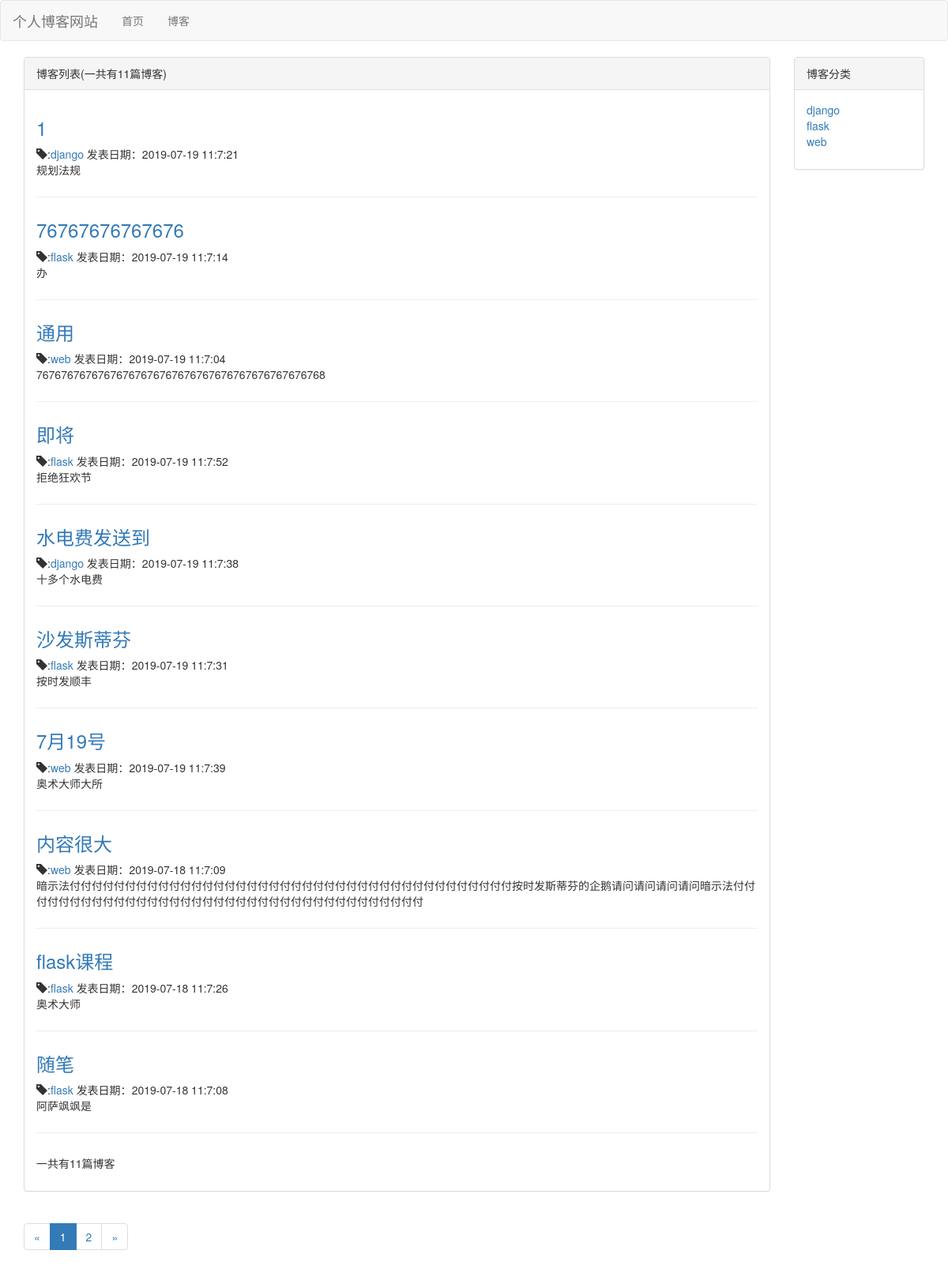
Screenshot of /blog/ with the database file from the repository.
### blog/models.py (models this page shows, shortened)
class Blog(models.Model):
    title = models.CharField(max_length=50)
    blog_type = models.ForeignKey(BlogType,on_delete=models.DO_NOTHING)
    content = models.TextField()
    author = models.ForeignKey(User,on_delete=models.DO_NOTHING)
    created_time = models.DateTimeField(auto_now_add=True)
    last_update_time = models.DateTimeField(auto_now_add=True)
    class Meta:
        ordering = ['-created_time']

class BlogType(models.Model):
    type_name = models.CharField(max_length=50)
    def __str__(self):
        return self.type_name

### blog/views.py (the view)
# urls.py: path('',views.blog_list,name='blog_list'),
def blog_list(request):
    blogs_all_list = Blog.objects.all()
    paginator = Paginator(blogs_all_list,10)#每10篇博客为一页
    page_num = request.GET.get('page',1)#获取页码参数(get请求),如果没有默认打开第1页
    page_of_blogs = paginator.get_page(page_num)
    currentr_page_num = page_of_blogs.number #获取当前页码
    context={}
    context['blogs'] = page_of_blogs.object_list
    context['page_of_blogs'] = page_of_blogs
    context['blog_types'] = BlogType.objects.all()
    return render_to_response('blog/blog_list.html',context)

### blog/templates/blog/blog_list.html (shortened to what this page needs)
{% extends 'base.html' %}
{% load staticfiles %}
{% block header_extends %}<link rel="stylesheet" href="{% static 'blog/blog.css' %}">{% endblock %}
{% block content %}
	<div class="container">
		<div class="row">
			<div class="col-xs-12 col-sm-8 col-md-9 col-lg-10">
				<div class="panel panel-default">
					<div class="panel-heading">{% block blog_list_title %}博客列表(一共有{{ page_of_blogs.paginator.count }}篇博客){% endblock %}</div>
					<div class="panel-body">
						{% for blog in blogs %}
							<div class="blog">
								<h3><a href="{% url 'blog_detail' blog.pk %}">{{ blog.title }}</a></h3>
								<p class="blog-info">
									<span class="glyphicon glyphicon-tag"></span>:<a href="{% url 'blogs_with_type' blog.blog_type.pk %}">{{ blog.blog_type }}</a>
									发表日期：{{ blog.created_time|date:"Y-m-d G:n:s" }}
								</p>
								<p>{{ blog.content|truncatechars:100 }}</p>
							</div>
						{% empty %}
							<div class="blog">
								<h3>--暂无博客敬请期待--</h3>
							</div>
						{% endfor %}
							<p>一共有{{ page_of_blogs.paginator.count }}篇博客</p>
					</div>
				</div>
				<div>
					<ul class="pagination">
						<li>
							{% if page_of_blogs.has_previous %}
								<a href="?page={{ page_of_blogs.previous_page_number }}" aria-label="Previous">
									<span aria-hidden="true">&laquo;</span>
								</a>
							{% else %}
								<span aria-hidden="true">&laquo;</span>
							{% endif %}
						</li>
						{% for page_num in page_of_blogs.paginator.page_range %}
							{% if page_num == page_of_blogs.number %}
								<li class='active'><span>{{ page_num }}</span></li>
							{% else %}
								<li><a href="?page={{ page_num }}">{{ page_num }}</a></li>
							{% endif %}
						{% endfor %}
						<li>
							{% if page_of_blogs.has_next %}
								<a href="?page={{ page_of_blogs.next_page_number }}" aria-label="Next">
									<span aria-hidden="true">&raquo;</span>
								</a>
							{% else %}
								<span aria-hidden="true">&raquo;</span>
							{% endif %}
						</li>
					</ul>
				</div>
			</div>
			<div class="hidden-xs col-sm-4 col-md-3 col-lg-2">
				<div class="panel panel-default">
					<div class="panel-heading">博客分类</div>
					<div class="panel-body">
						<ul style="list-style-type: none;">
							{% for blog_type in blog_types %}
								<li><a href="{% url 'blogs_with_type' blog_type.pk %}">{{ blog_type.type_name }}</a></li>
							{% empty %}
								<li>--暂无分类--</li>
							{% endfor %}
						</ul>
					</div>
				</div>
			</div>
		</div>
	</div>
{% endblock %}

### static/css/nav.css (style rules this page uses)
* { margin: 0; padding: 0; }

### blog/static/blog/blog.css (style rules this page uses)
div.blog { margin-bottom: 2em; padding-bottom: 1em; border-bottom: 1px solid #eee; }
div.blog h3 { margin-top: 0.5; }
div.blog p.blog-info { margin-bottom: 0; }

### rows the page displays
Blog: title "1", blog_type "django", created_time "2019-07-19 11:7:21", content "规划法规"
Blog: title "76767676767676", blog_type "flask", created_time "2019-07-19 11:7:14", content "办"
Blog: title "通用", blog_type "web", created_time "2019-07-19 11:7:04", content "76767676767676767676767676767676767676767676768"
Blog: title "即将", blog_type "flask", created_time "2019-07-19 11:7:52", content "拒绝狂欢节"
Blog: title "水电费发送到", blog_type "django", created_time "2019-07-19 11:7:38", content "十多个水电费"
Blog: title "沙发斯蒂芬", blog_type "flask", created_time "2019-07-19 11:7:31", content "按时发顺丰"
Blog: title "7月19号", blog_type "web", created_time "2019-07-19 11:7:39", content "奥术大师大所"
Blog: title "内容很大", blog_type "web", created_time "2019-07-18 11:7:09", content "暗示法付付付付付付付付付付付付付付付付付付付付付付付付付付付付付付付付付付付付付付付付按时发斯蒂芬的企鹅请问请问请问请问暗示法付付付付付付付付付付付付付付付付付付付付付付付付付付付付付付付付付付付付付"
Blog: title "flask课程", blog_type "flask", created_time "2019-07-18 11:7:26", content "奥术大师"
Blog: title "随笔", blog_type "flask", created_time "2019-07-18 11:7:08", content "阿萨飒飒是"
BlogType: type_name "django"
BlogType: type_name "flask"
BlogType: type_name "web"

### other values shown
{{ page_of_blogs.paginator.count }} "11"
{{ page_num }} "1"
{{ page_num }} "2"
